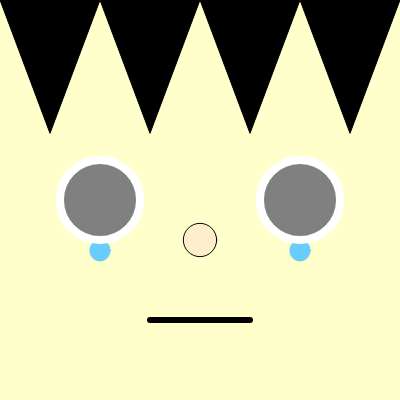
Frame 1 (no input)
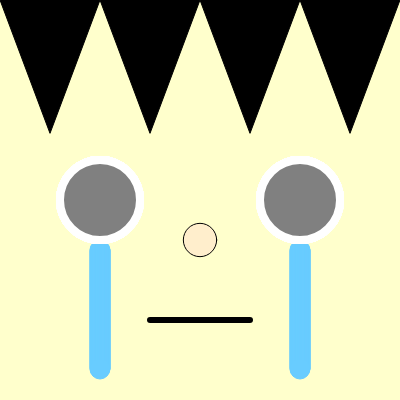
Frame 60 (no input)
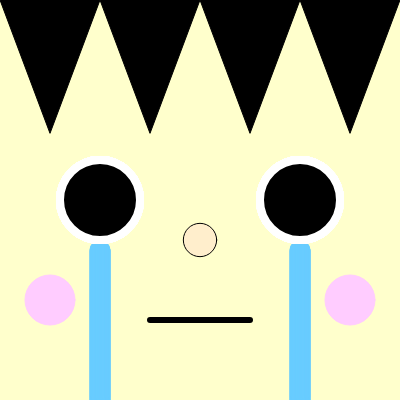
Frame 120 (the mouse pressed at the canvas centre since frame 60)

The p5.js sketch that drew these frames (run headless with seeded random() and noise() and a simulated clock; from frame 60 on, the mouse is pressed at the canvas centre):

// p5.js sketch
// ── sketch.js
function setup() {

  face = ["A", "B", "C", "D", "E"];

  eyeColor = color(128); // eye color is gray


  yPos = height * 2.5; // height where tear drop begins
  eyeColor = color(128); // eye color is gray
  tear1 = new Tear (width/4, yPos, width/20);
  tear2 = new Tear (width * 3/4, yPos, width/20);
  console.log (tear1);
  console.log (tear2);

  createCanvas(400, 400);
  //face
  noStroke;
  background(255, 255, 204);

  console.log(face[2]);

  drawHair();
  drawNose();
  drawMouth();
  drawEye1 ();
  drawEye2 ();
}

function draw () {
  tear1.display ();
  tear2.display ();
  drawEye1 ();
  drawEye2 ();
}

function mousePressed() {

  if (mouseX > width/8 && mouseX < width * 7/8 &&
     mouseY > height/3 && mouseY < height * 2/3 ) {
     console.log("I am sad");
     eyeColor = color(0); // set eye color to black
     drawCheek ();
     drawCheek2 ();
  }
}

function drawHair() {
  fill(0);
  beginShape(TRIANGLES);
  vertex(0, 0);
  vertex(width/8, height/3);
  vertex(width/4, 0);
  vertex(width/4, 0);
  vertex(width * 3/8, height/3);
  vertex(width/2, 0);
  vertex(width/2, 0);
  vertex(width * 5/8, height/3);
  vertex(width * 3/4, 0);
  vertex(width * 3/4, 0);
  vertex(width * 7/8, height/3);
  vertex(400, 0);
  endShape();
}

function drawEye1() {
  //eye1
  fill(eyeColor);
  stroke(255);
  strokeWeight(8);
  circle(width/4, width/2, width/5);
}

function drawEye2() {
  //eye2
  fill(eyeColor);
  stroke(255);
  strokeWeight(8);
  circle(width * 3/4, width/2, width/5);
}


function drawNose () {
  //nose
  fill(255, 238, 204);
  stroke(0);
  strokeWeight(1);
  circle(width/2, width * 3/5, width/12);
}


function drawMouth () {
  //mouth
  stroke(0);
  strokeWeight(6);
  line(width * 3/8, height * 4/5, width * 5/8, height * 4/5);
}

function drawCheek () {
  fill (255, 204, 255);
  stroke(255, 204, 255);
  strokeWeight(1);
  circle (width/8, height * 3/4, width/8);
}


function drawCheek2 () {
  fill (255, 204, 255);
  stroke(255, 204, 255);
  strokeWeight(1);
  circle (width * 7/8, height * 3/4, width/8);
}

// ── style.css
html, body {
  margin: 0;
  padding: 0;
}
canvas {
  display: block;
}

{
  "browser": "chrome"
}

// ── tear.js
class Tear {
  constructor (_yPos) {
    this.yPos = yPos = height * 2.5;
  }
  display () {
    fill(104, 204, 255);
    stroke(104, 204, 255);
    strokeWeight(1);
    circle (width/4, yPos, width/20);
    circle (width * 3/4, yPos, width/20);
  
    yPos = yPos + 1; // movement of tear
  }
  
}
